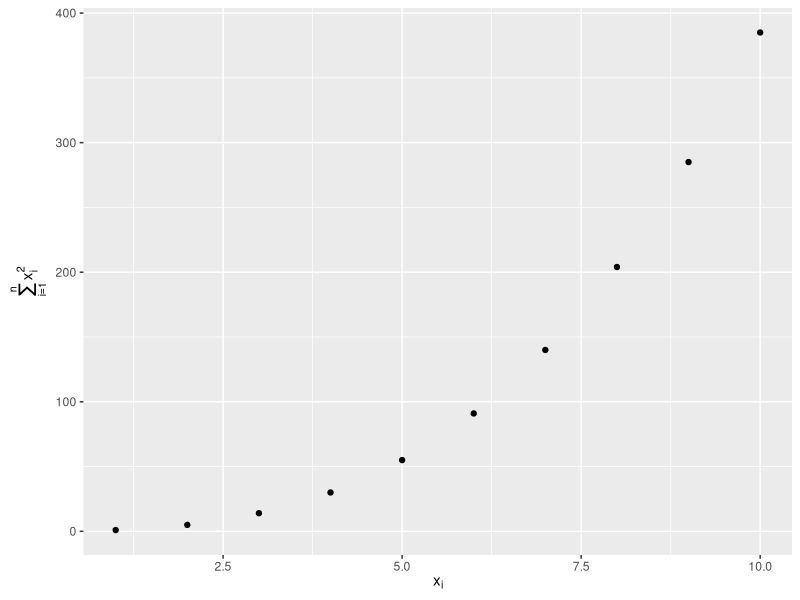
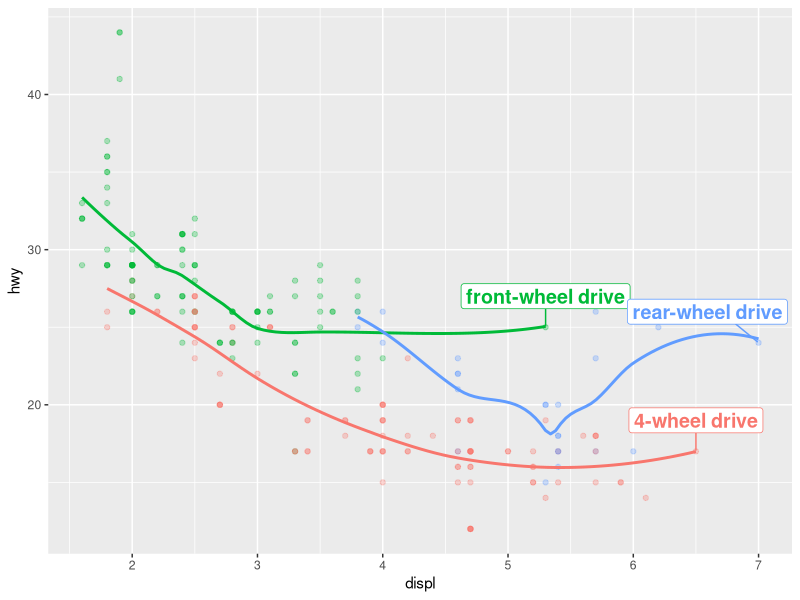
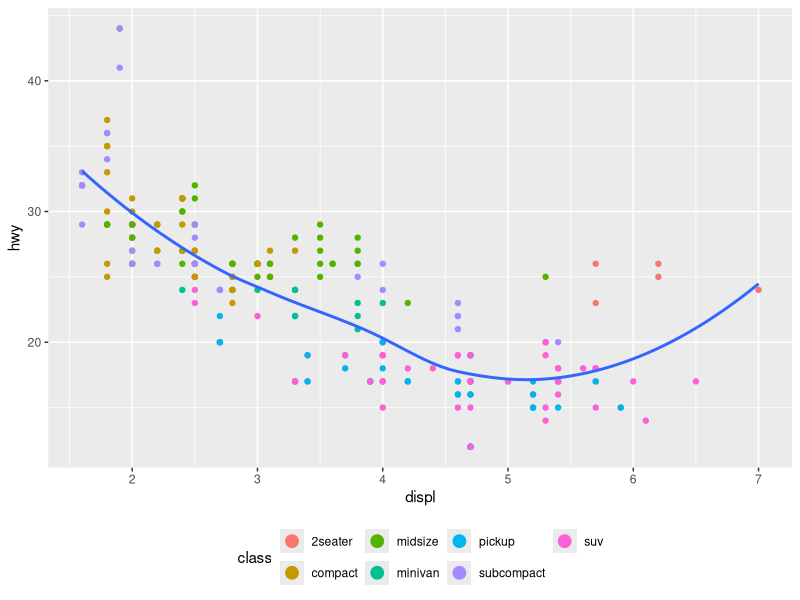
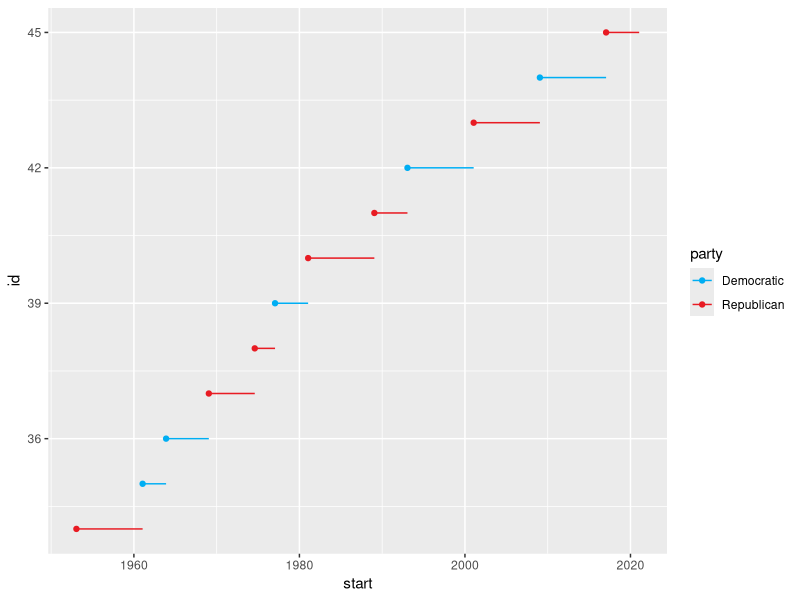
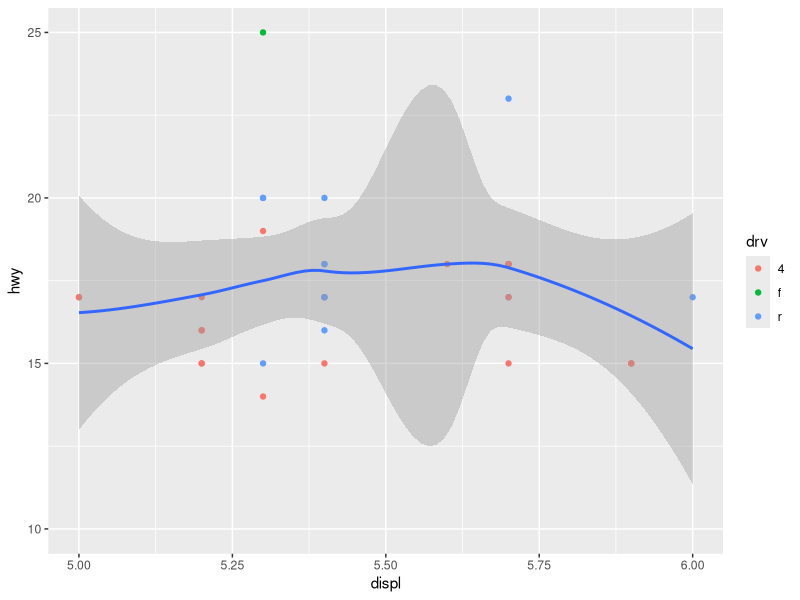
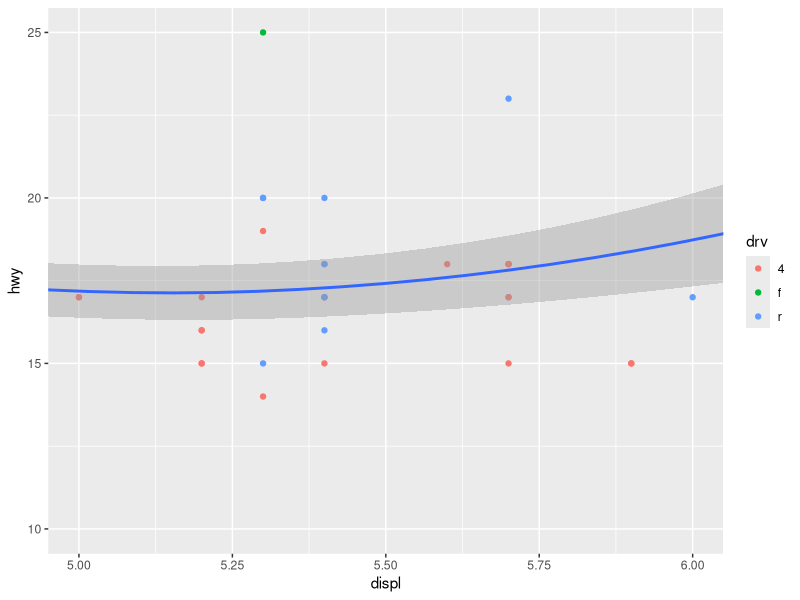
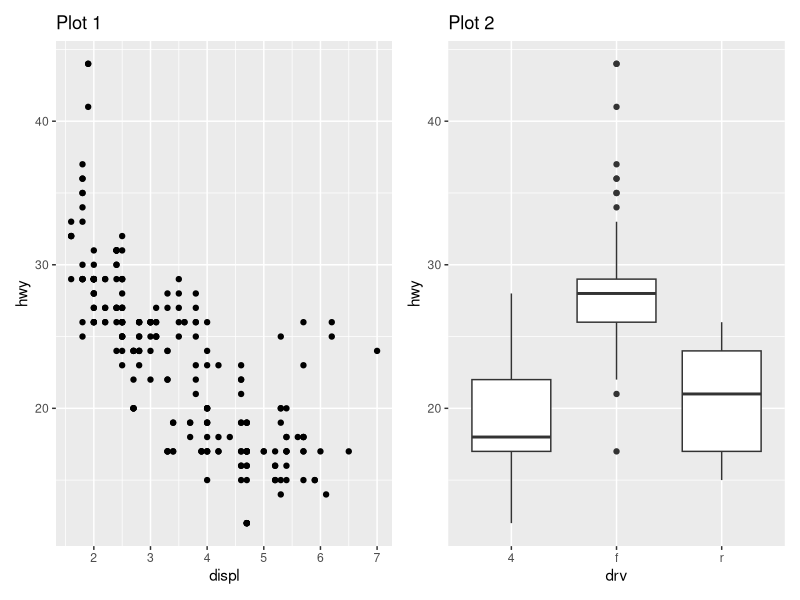
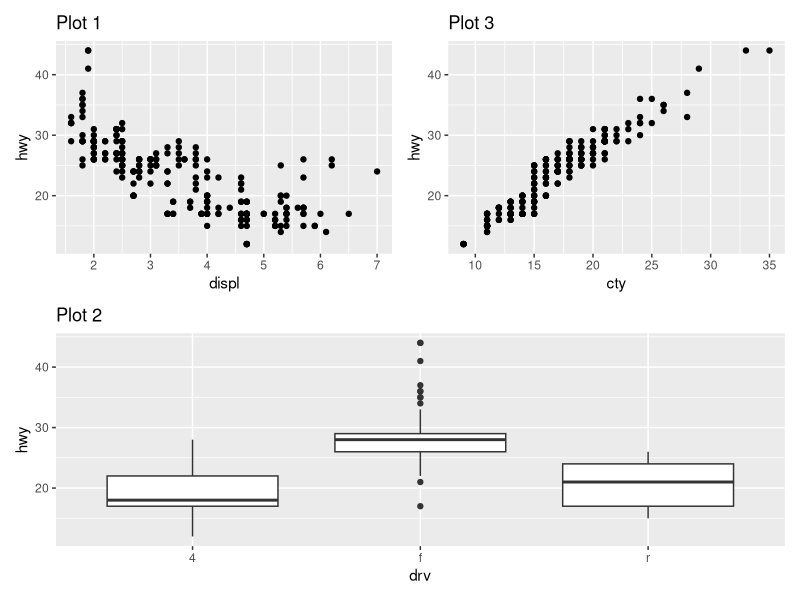

The R script that drew these images, in order:
## ---- chunk 1
knitr::opts_chunk$set(echo = TRUE)

library(tidyverse)
library(scales)
library(ggrepel)
library(patchwork)

## ---- chunk 2

df <- tibble(
  x = 1:10,
  y = cumsum(x^2)
)

ggplot(df, aes(x, y)) +
  geom_point() +
  labs(
    x = quote(x[i]),
    y = quote(sum(x[i] ^ 2, i == 1, n))
  )

## ---- chunk 3

label_info <- mpg |>
  group_by(drv) |>
  arrange(desc(displ)) |>
  slice_head(n = 1) |>
  mutate(
    drive_type = case_when(
      drv == "f" ~ "front-wheel drive",
      drv == "r" ~ "rear-wheel drive",
      drv == "4" ~ "4-wheel drive"
    )
  ) |>
  select(displ, hwy, drv, drive_type)

ggplot(mpg, aes(x = displ, y = hwy, color = drv)) +
  geom_point(alpha = 0.3) +
  geom_smooth(se = FALSE) +
  geom_label_repel(
    data = label_info, 
    aes(x = displ, y = hwy, label = drive_type),
    fontface = "bold", size = 5, nudge_y = 2
  ) +
  theme(legend.position = "none")

## ---- chunk 4

ggplot(mpg, aes(x = displ, y = hwy)) +
  geom_point(aes(color = class)) +
  geom_smooth(se = FALSE) +
  theme(legend.position = "bottom") +
  guides(color = guide_legend(nrow = 2, override.aes = list(size = 4)))

## ---- chunk 5

presidential |>
  mutate(id = 33 + row_number()) |>
  ggplot(aes(x = start, y = id, color = party)) +
  geom_point() +
  geom_segment(aes(xend = end, yend = id)) +
  scale_color_manual(values = c(Republican = "#E81B23", Democratic = "#00AEF3"))

## ---- chunk 6

# Left
ggplot(mpg, aes(x = displ, y = hwy)) +
  geom_point(aes(color = drv)) +
  geom_smooth() +
  scale_x_continuous(limits = c(5, 6)) +
  scale_y_continuous(limits = c(10, 25))

# Right
ggplot(mpg, aes(x = displ, y = hwy)) +
  geom_point(aes(color = drv)) +
  geom_smooth() +
  coord_cartesian(xlim = c(5, 6), ylim = c(10, 25))

## ---- chunk 7

p1 <- ggplot(mpg, aes(x = displ, y = hwy)) + 
  geom_point() + 
  labs(title = "Plot 1")

p2 <- ggplot(mpg, aes(x = drv, y = hwy)) + 
  geom_boxplot() + 
  labs(title = "Plot 2")

p1 + p2

## ---- chunk 8

p3 <- ggplot(mpg, aes(x = cty, y = hwy)) + 
  geom_point() + 
  labs(title = "Plot 3")

(p1 | p3) / p2

## ---- chunk 9

p1 <- ggplot(mpg, aes(x = drv, y = cty, color = drv)) + 
  geom_boxplot(show.legend = FALSE) + 
  labs(title = "Plot 1")

p2 <- ggplot(mpg, aes(x = drv, y = hwy, color = drv)) + 
  geom_boxplot(show.legend = FALSE) + 
  labs(title = "Plot 2")

p3 <- ggplot(mpg, aes(x = cty, color = drv, fill = drv)) + 
  geom_density(alpha = 0.5) + 
  labs(title = "Plot 3")

p4 <- ggplot(mpg, aes(x = hwy, color = drv, fill = drv)) + 
  geom_density(alpha = 0.5) + 
  labs(title = "Plot 4")

p5 <- ggplot(mpg, aes(x = cty, y = hwy, color = drv)) + 
  geom_point(show.legend = FALSE) + 
  facet_wrap(~drv) +
  labs(title = "Plot 5")

(guide_area() / (p1 + p2) / (p3 + p4) / p5) +
  plot_annotation(
    title = "City and highway mileage for cars with different drive trains",
    caption = "Source: https://fueleconomy.gov."
  ) +
  plot_layout(
    guides = "collect",
    heights = c(1, 3, 2, 4)
    ) &
  theme(legend.position = "top")

